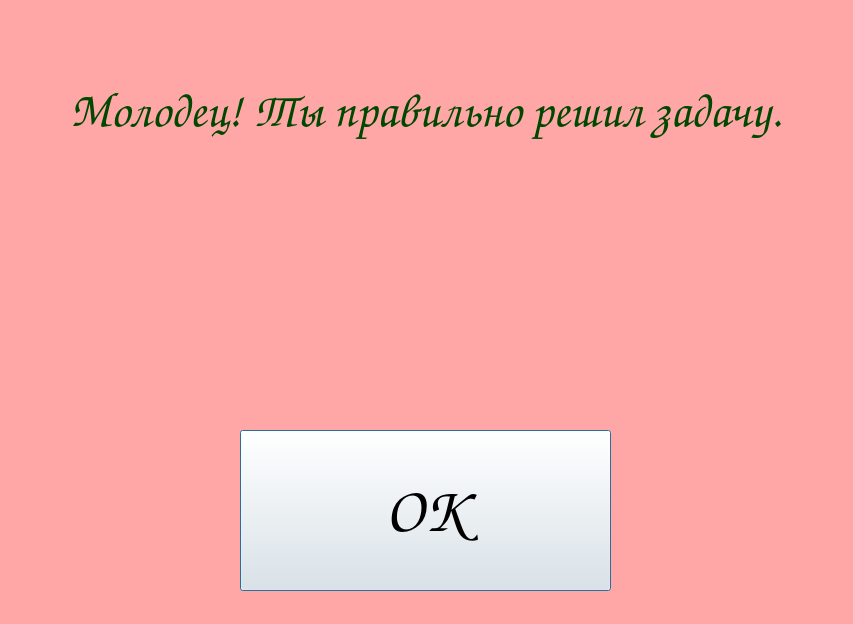
<?xml version="1.0" encoding="UTF-8"?>
<ui version="4.0">
 <class>Dialog</class>
 <widget class="QDialog" name="Dialog">
  <property name="geometry">
   <rect>
    <x>0</x>
    <y>0</y>
    <width>853</width>
    <height>624</height>
   </rect>
  </property>
  <property name="windowTitle">
   <string>Молодец!</string>
  </property>
  <property name="styleSheet">
   <string notr="true">QDialog#Dialog{background-color: rgb(255, 166, 166);}
</string>
  </property>
  <widget class="QLabel" name="label">
   <property name="geometry">
    <rect>
     <x>10</x>
     <y>0</y>
     <width>831</width>
     <height>221</height>
    </rect>
   </property>
   <property name="font">
    <font>
     <family>Comic Sans MS</family>
     <pointsize>36</pointsize>
    </font>
   </property>
   <property name="styleSheet">
    <string notr="true">color: rgb(0, 71, 0)</string>
   </property>
   <property name="text">
    <string>Молодец! Ты правильно решил задачу.</string>
   </property>
   <property name="scaledContents">
    <bool>true</bool>
   </property>
   <property name="alignment">
    <set>Qt::AlignCenter</set>
   </property>
   <property name="wordWrap">
    <bool>true</bool>
   </property>
  </widget>
  <widget class="QPushButton" name="acceptButton">
   <property name="geometry">
    <rect>
     <x>240</x>
     <y>430</y>
     <width>371</width>
     <height>161</height>
    </rect>
   </property>
   <property name="font">
    <font>
     <family>Comic Sans MS</family>
     <pointsize>48</pointsize>
    </font>
   </property>
   <property name="styleSheet">
    <string notr="true"/>
   </property>
   <property name="text">
    <string>ОК</string>
   </property>
  </widget>
  <widget class="QLabel" name="smileEmoji">
   <property name="geometry">
    <rect>
     <x>310</x>
     <y>180</y>
     <width>241</width>
     <height>241</height>
    </rect>
   </property>
   <property name="text">
    <string/>
   </property>
   <property name="pixmap">
    <pixmap>../images/smile.png</pixmap>
   </property>
   <property name="scaledContents">
    <bool>true</bool>
   </property>
  </widget>
  <widget class="QLabel" name="froudEmoji">
   <property name="geometry">
    <rect>
     <x>310</x>
     <y>180</y>
     <width>241</width>
     <height>241</height>
    </rect>
   </property>
   <property name="text">
    <string/>
   </property>
   <property name="pixmap">
    <pixmap>../images/froud.png</pixmap>
   </property>
   <property name="scaledContents">
    <bool>true</bool>
   </property>
  </widget>
 </widget>
 <resources/>
 <connections/>
</ui>
